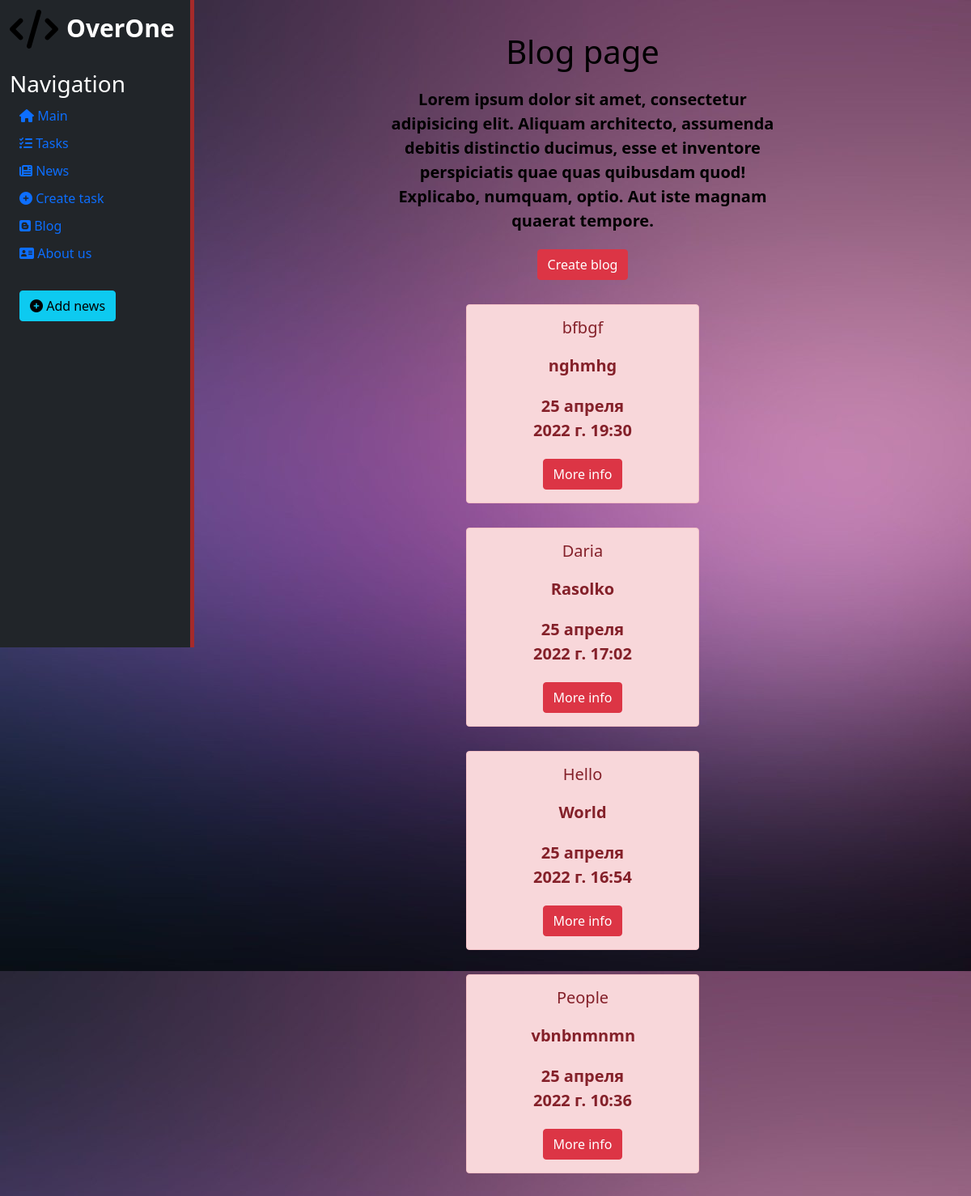
Before: /blog with the older database file.
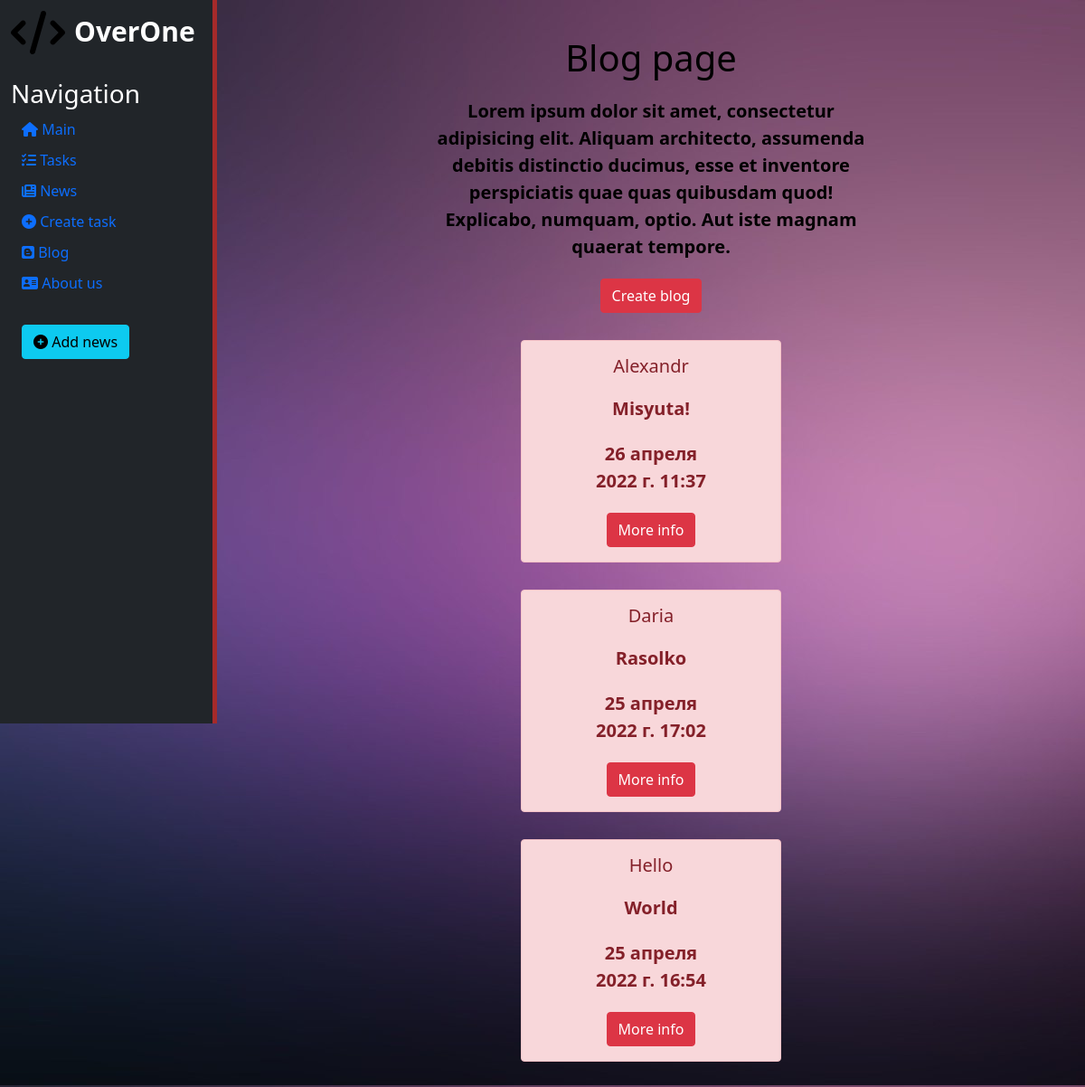
After: the same page with the newer database file.
### blog/models.py (models this page shows, shortened)
class Post(models.Model):
    title = models.CharField('Name', max_length=50)
    text = models.TextField('Caption news')
    categories = models.ManyToManyField(Category, related_name='posts')
    created = models.DateTimeField('Date publication', auto_now_add=True)
    edit = models.DateTimeField('Date edit', auto_now=True)
    class Meta:
        verbose_name = 'Post'
        verbose_name_plural = 'Posts'

### blog/views.py (the view)
# urls.py: path('', views.home, name='blog'),
def home(request):
    posts = Post.objects.all().order_by('-id')
    context = {
        'posts': posts,
        'title': 'Blog page'
    }
    return render(request, 'blog/home.html', context)

### blog/templates/blog/home.html (shortened to what this page needs)
{% extends 'base.html' %}
{% block body %}
<h1>Blog page</h1>
<p>Lorem ipsum dolor sit amet, consectetur adipisicing elit. Aliquam architecto, assumenda debitis distinctio ducimus, esse et inventore perspiciatis quae quas quibusdam quod! Explicabo, numquam, optio. Aut iste magnam quaerat tempore.</p>
<a href="{% url 'create_blog' %}" class="btn btn-danger"> Create blog</a>
{% if posts %}
    {% for el in posts %}
        <div class='post-body'>
            <div class="alert alert-danger">
                <h5 class="card-text">{{ el.title }}</h5>
                <p>{{ el.text }}</p>
                <p>{{ el.created }}</p>
                <a href="{% url 'detail_blog' el.id %}" class="btn btn-danger"> More info</a>
            </div>
        </div>
    {% endfor %}
{% endif %}
{% endblock %}

### portfolio/templates/portfolio/base.html (shortened to what this page needs)
{% load static %}
<!doctype html>
<html lang="en">
<head>
    <link rel="stylesheet" href="https://cdn.jsdelivr.net/npm/bootstrap@5.1.3/dist/css/bootstrap.min.css">
    <link rel="stylesheet" href="{% static 'main/css/main.css' %}">
    <link rel="stylesheet" href="{% static 'blog/css/main.css' %}">
</head>
<body>
    <aside>
        <a href="{% url 'home' %}">
            <img src="{% static 'main/img/logo.svg' %}" alt="logo">
            <span class="logo">OverOne</span>
        </a>
        <h3>Navigation</h3>
        <ul>
            <a href="{% url 'home' %}"><li><i class="fa-solid fa-house"></i> Main</li></a>
            <a href="{% url 'project_tasks' %}"><li><i class="fa-solid fa-list-check"></i> Tasks</li></a>
            <a href="{% url 'project_news' %}"><li><i class="fa-solid fa-newspaper"></i> News</li></a>
            <a href="{% url 'create_task' %}"><li><i class="fa-solid fa-circle-plus"></i> Create task</li></a>
            <a href="{% url 'blog' %}"><li><i class="fa-brands fa-blogger"></i> Blog</li></a>
            <a href="{% url 'about_us' %}"><li><i class="fa-solid fa-address-card"></i> About us</li></a><br>
            <a href="{% url 'create_news' %}"><li><button class="btn btn-info"><i class="fa-solid fa-circle-plus"></i> Add news</button></li></a>
        </ul>
    </aside>
    <main>
        <div class="home">
            {% block body %}
            {% endblock %}
        </div>
    </main>
</body>
</html>

### main/static/main/css/main.css (style rules this page uses)
body { background-image: url(grad3.jpg); background-attachment: fixed; }
aside { float: left; background: #212529; width: 20%; padding: 1%; height: 100vh; color: white; border-right: 5px solid brown; position: fixed; }
aside img { float: left; width: 60px; }
aside .logo { font-size: 30px; margin-left: 10px; font-weight: bold; position: relative; top: 0px; }
aside h3 { margin-top: 30px; }
aside a { text-decoration: none; color: white; }
aside ul { list-style: none }
aside ul li { color: #0D6EFD; margin-left: -20px; margin-top: 10px; transition: transform .4s ease; }
main .home { width: 80%; float: left; font-size: 20px; font-weight: bold; text-align: center; margin-top: 40px; color: black; position: relative; left: 20%; }
main .home p { width: 50%; margin: 20px auto; }

### blog/static/blog/css/main.css (style rules this page uses)
main .post-body { width: 30%; margin: 30px 35%; }

Changed rows visible on the page:
removed Post: title "bfbgf", text "nghmhg", created "25 апреля 2022 г. 19:30"
removed Post: title "People", text "vbnbnmnmn", created "25 апреля 2022 г. 10:36"
added Post: title "Alexandr", text "Misyuta!", created "26 апреля 2022 г. 11:37"
